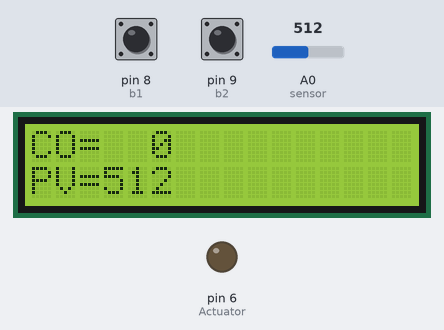
Recording of a sketch running on a simulated Arduino Uno, built with avr-gcc and run on an emulated ATmega328P. Shown: 16×2 character LCD, output pins drawn as LEDs (lit = HIGH). The inputs (shaded band) are chosen by the test bench; at power-on: pin 8 (b1) HIGH, A0 (sensor) = 512, pin 9 (b2) HIGH. What the sketch prints to the serial monitor is not drawn.

Above: at 1.2 s.
1.3 s: pin 8 (b1) pulled LOW for 0.15 s
At 1.8 s:
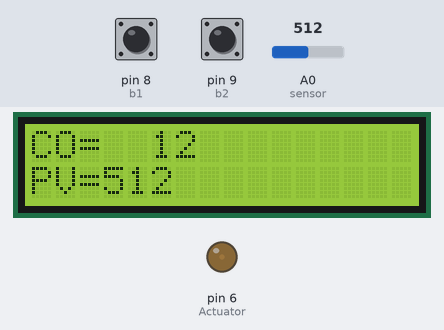
2.9 s: A0 (sensor) set to 107
At 4.0 s:
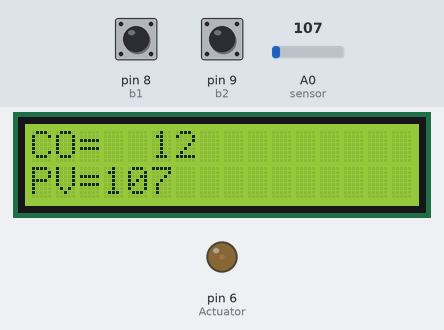
4.4 s: A0 (sensor) set to 91
At 5.6 s:
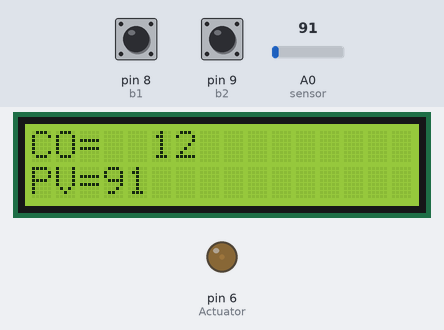
5.9 s: pin 9 (b2) pulled LOW for 0.15 s
At 7.1 s:
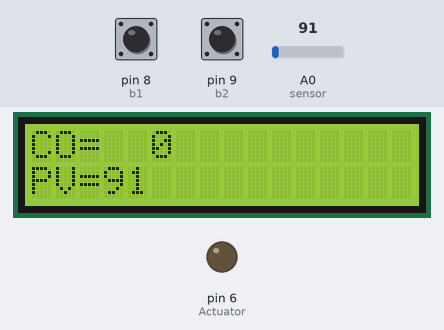
7.5 s: A0 (sensor) set to 122
At 7.9 s:
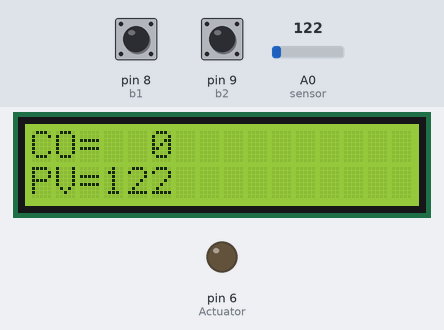
9.0 s: pin 8 (b1) pulled LOW for 1 s
At 10.4 s:
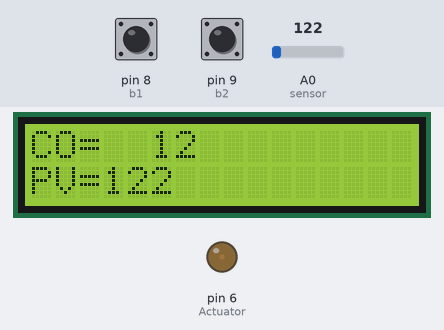
Timing chart, 0 to 12.0 s (numbered marks = the images above; inputs shaded):
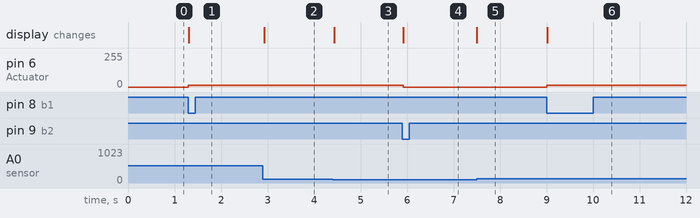

Measured:
- after the input at 1.3 s, pin 6 (Actuator): 0/255 → 12/255 at once; the display: changes at once (image 1)
- after the input at 2.9 s, the display: changes at once (image 2)
- after the input at 4.4 s, the display: changes at once (image 3)
- after the input at 5.9 s, pin 6 (Actuator): 12/255 → 0/255 at once; the display: changes at once (image 4)
- after the input at 7.5 s, the display: changes at once (image 5)
- after the input at 9.0 s, pin 6 (Actuator): 0/255 → 12/255 at once; the display: changes at once (image 6)

The sketch:

Ulrick_Takam_-_Manual.ino
```cpp
// Manual Control

// include the library code:
#include <LiquidCrystal.h>
const int rs = 13, en = 12, d4 = 5, d5 = 4, d6 = 3, d7 = 2;
LiquidCrystal lcd(rs, en, d4, d5, d6, d7); // setup for the LCD pins

#include <ezButton.h>
ezButton b1(8);// create ezButton object that attach to pin 8
ezButton b2(9);// create ezButton object that attach to pin 9


int sensor = A0; //assign A0 value to integer sensor
int Actuator= 6; //assign pin 6 value to integer Actuator
int pv = 0; //assign value 0 to integer pv
int inputVal = 0; //assign value 0 to integer inputVal
int CO = 0; //assign value 0 to integer CO


void setup() {
  // put your setup code here, to run once:
Serial.begin(9600);// begin the serial monitor
pinMode(Actuator, OUTPUT);// set the actuator pin declared previously as output
lcd.begin(16,2); // set up the available space on the LCD display. 16 colums and 2 rows.

}

void loop() {
  // put your main code here, to run repeatedly:
  b1.loop(); // MUST call the loop() function first
  b2.loop(); // MUST call the loop() function first
pv = analogRead(sensor); //give the value of the sensor to the pv

if(b1.isPressed()) //library command for when b1 is pressed
  inputVal = inputVal +50; //increase inpute value by 50
    if (inputVal >= 1023){ //input value capped at 1023
   inputVal = 1023;}

if(b2.isPressed()) //library command for when b2 is pressed
  inputVal = inputVal -50; //decrease input value by 50
   if (inputVal <= 0){ //input value minimum set to 0
   inputVal = 0;}


CO = map  (inputVal, 0, 1023 , 0, 255);


//no need to convert the CO to 255 value because it's set in the previous lines
analogWrite(Actuator, CO);

lcd.setCursor(0, 0); //set the lcd cursor to the first column and 1st row
lcd.print("CO=  ");
lcd.print(CO); //print the CO balue on the lcd
lcd.print("           ");

lcd.setCursor(0, 1); //set the lcd cursor to the first column and 2nd row
lcd.print("PV=");
lcd.print(pv); //print the pv value on the lcd
lcd.print("           ");


Serial.print("CO=  ");
Serial.print(CO); //print the CO value to the serial monitor
Serial.print("           ");
Serial.print("PV=  ");
Serial.print(pv); //print the pv value to the serial monitor

Serial.print("           ");
Serial.print("inputVal=  ");
Serial.println(inputVal); //print the input value to the serial monitor

}
```
